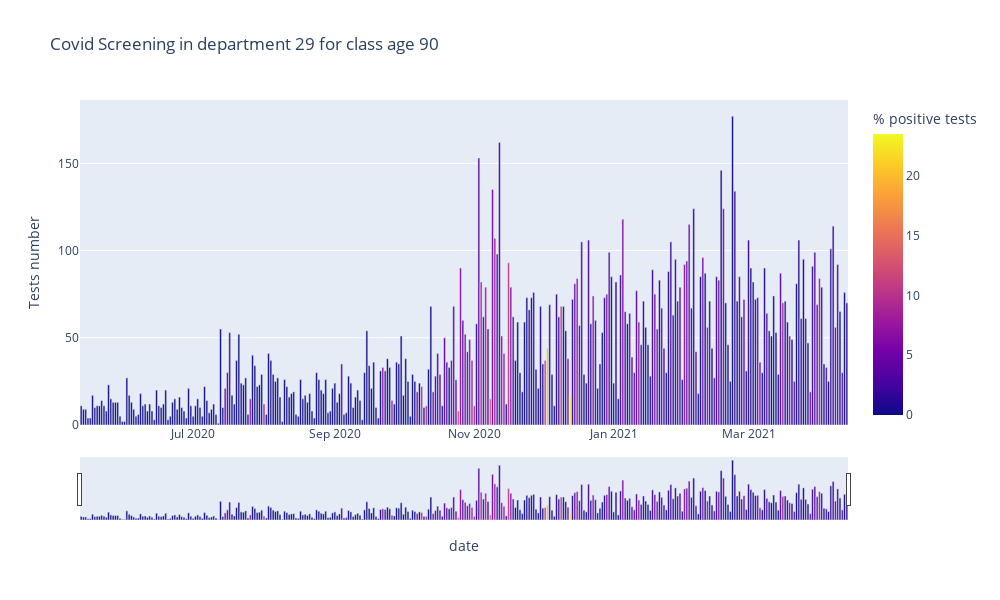

Notebook cell for this chart:
### Code cell
daily_test(90,'29')

### Figure 1 — Plotly figure (JSON) as saved in the notebook; plotly's stock layout.template omitted (floating-point values rounded to 4 significant figures; data arrays with more than 128 entries replaced by an {"elided": "..."} marker saying what was removed)
{"data": [{"alignmentgroup": "True", "hovertemplate": "date=%{x}<br>Tests number=%{y}<br>% positive tests=%{marker.color}<extra></extra>", "legendgroup": "", "marker": {"color": {"elided": "336 float values"}, "coloraxis": "coloraxis"}, "name": "", "offsetgroup": "", "orientation": "v", "showlegend": false, "textposition": "auto", "type": "bar", "x": {"elided": "336 str values"}, "xaxis": "x", "y": {"elided": "336 int values"}, "yaxis": "y"}], "layout": {"barmode": "relative", "coloraxis": {"colorbar": {"title": {"text": "% positive tests"}}, "colorscale": [[0, "#0d0887"], [0.1111, "#46039f"], [0.2222, "#7201a8"], [0.3333, "#9c179e"], [0.4444, "#bd3786"], [0.5556, "#d8576b"], [0.6667, "#ed7953"], [0.7778, "#fb9f3a"], [0.8889, "#fdca26"], [1, "#f0f921"]]}, "height": 600, "legend": {"tracegroupgap": 0}, "title": {"text": "Covid Screening in department 29 for class age 90 "}, "width": 1000, "xaxis": {"anchor": "y", "domain": [0, 1], "rangeslider": {"visible": true}, "title": {"text": "date"}}, "yaxis": {"anchor": "x", "domain": [0, 1], "title": {"text": "Tests number"}}}}
